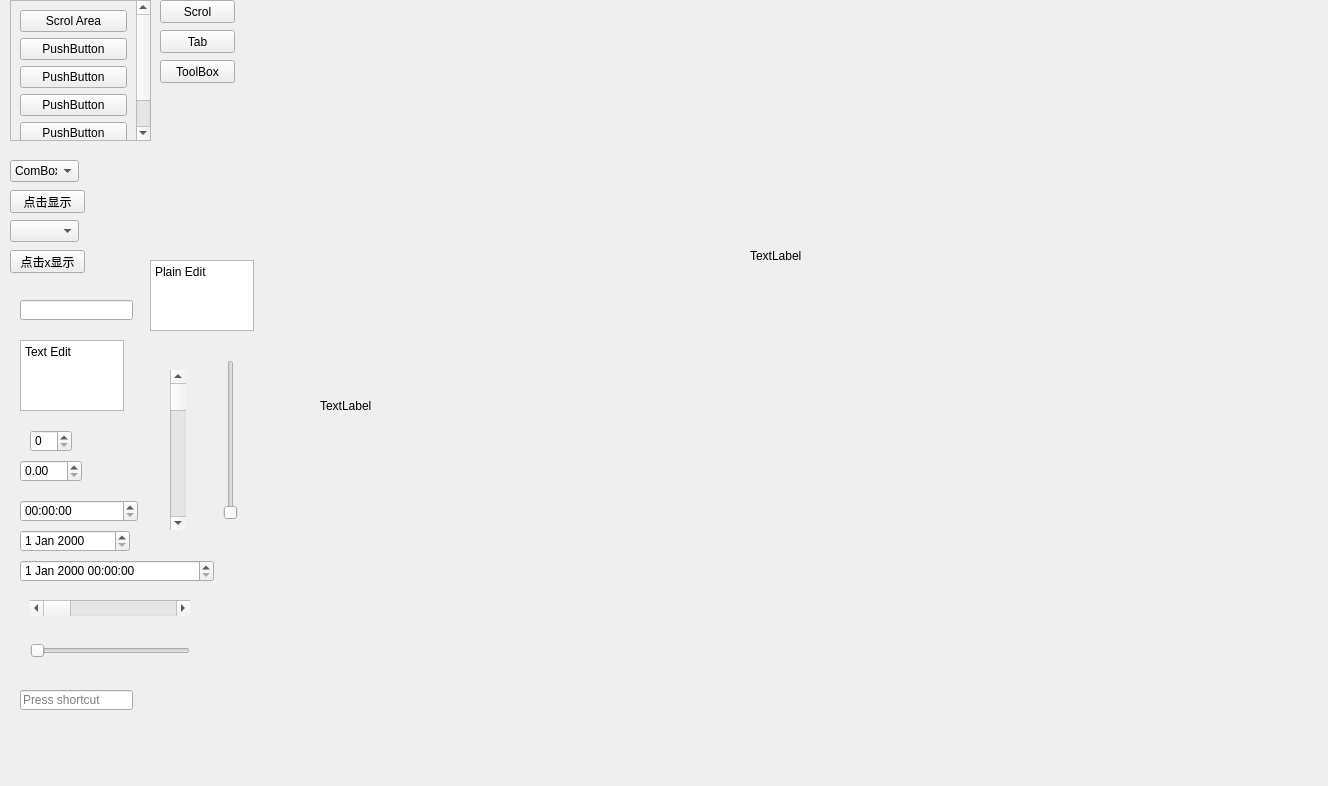
<?xml version="1.0" encoding="UTF-8"?>
<ui version="4.0">
 <class>Widget</class>
 <widget class="QWidget" name="Widget">
  <property name="geometry">
   <rect>
    <x>0</x>
    <y>0</y>
    <width>1328</width>
    <height>786</height>
   </rect>
  </property>
  <property name="windowTitle">
   <string>Widget</string>
  </property>
  <widget class="QStackedWidget" name="stackedWidget">
   <property name="geometry">
    <rect>
     <x>0</x>
     <y>0</y>
     <width>171</width>
     <height>161</height>
    </rect>
   </property>
   <property name="currentIndex">
    <number>2</number>
   </property>
   <widget class="QWidget" name="page_4">
    <widget class="QTabWidget" name="tabWidget">
     <property name="geometry">
      <rect>
       <x>10</x>
       <y>10</y>
       <width>181</width>
       <height>111</height>
      </rect>
     </property>
     <property name="currentIndex">
      <number>0</number>
     </property>
     <widget class="QWidget" name="tab">
      <attribute name="title">
       <string>Tab 1</string>
      </attribute>
     </widget>
     <widget class="QWidget" name="tab_3">
      <attribute name="title">
       <string>tab Widget</string>
      </attribute>
     </widget>
     <widget class="QWidget" name="tab_2">
      <attribute name="title">
       <string>Tab 2</string>
      </attribute>
     </widget>
    </widget>
   </widget>
   <widget class="QWidget" name="page_6">
    <widget class="QToolBox" name="toolBox">
     <property name="geometry">
      <rect>
       <x>10</x>
       <y>10</y>
       <width>69</width>
       <height>121</height>
      </rect>
     </property>
     <property name="currentIndex">
      <number>2</number>
     </property>
     <widget class="QWidget" name="page">
      <property name="geometry">
       <rect>
        <x>0</x>
        <y>0</y>
        <width>69</width>
        <height>43</height>
       </rect>
      </property>
      <attribute name="label">
       <string>Page 1</string>
      </attribute>
     </widget>
     <widget class="QWidget" name="page_2">
      <property name="geometry">
       <rect>
        <x>0</x>
        <y>0</y>
        <width>69</width>
        <height>43</height>
       </rect>
      </property>
      <attribute name="label">
       <string>Page 2</string>
      </attribute>
     </widget>
     <widget class="QWidget" name="page_3">
      <attribute name="label">
       <string>Tool Box</string>
      </attribute>
     </widget>
    </widget>
   </widget>
   <widget class="QWidget" name="page_5">
    <widget class="QScrollArea" name="scrollArea">
     <property name="geometry">
      <rect>
       <x>10</x>
       <y>0</y>
       <width>141</width>
       <height>141</height>
      </rect>
     </property>
     <property name="widgetResizable">
      <bool>true</bool>
     </property>
     <widget class="QWidget" name="scrollAreaWidgetContents">
      <property name="geometry">
       <rect>
        <x>0</x>
        <y>0</y>
        <width>122</width>
        <height>186</height>
       </rect>
      </property>
      <layout class="QVBoxLayout" name="verticalLayout">
       <item>
        <widget class="QPushButton" name="pushButton_2">
         <property name="text">
          <string>Scrol Area</string>
         </property>
        </widget>
       </item>
       <item>
        <widget class="QPushButton" name="pushButton_3">
         <property name="text">
          <string>PushButton</string>
         </property>
        </widget>
       </item>
       <item>
        <widget class="QPushButton" name="pushButton_6">
         <property name="text">
          <string>PushButton</string>
         </property>
        </widget>
       </item>
       <item>
        <widget class="QPushButton" name="pushButton">
         <property name="text">
          <string>PushButton</string>
         </property>
        </widget>
       </item>
       <item>
        <widget class="QPushButton" name="pushButton_4">
         <property name="text">
          <string>PushButton</string>
         </property>
        </widget>
       </item>
       <item>
        <widget class="QPushButton" name="pushButton_5">
         <property name="text">
          <string>PushButton</string>
         </property>
        </widget>
       </item>
      </layout>
     </widget>
    </widget>
   </widget>
  </widget>
  <widget class="QPushButton" name="BtnScrol">
   <property name="geometry">
    <rect>
     <x>160</x>
     <y>0</y>
     <width>75</width>
     <height>23</height>
    </rect>
   </property>
   <property name="text">
    <string>Scrol</string>
   </property>
  </widget>
  <widget class="QPushButton" name="BtnTab">
   <property name="geometry">
    <rect>
     <x>160</x>
     <y>30</y>
     <width>75</width>
     <height>23</height>
    </rect>
   </property>
   <property name="text">
    <string>Tab</string>
   </property>
  </widget>
  <widget class="QPushButton" name="BtnToolBox">
   <property name="geometry">
    <rect>
     <x>160</x>
     <y>60</y>
     <width>75</width>
     <height>23</height>
    </rect>
   </property>
   <property name="text">
    <string>ToolBox</string>
   </property>
  </widget>
  <widget class="QComboBox" name="comboBox">
   <property name="geometry">
    <rect>
     <x>10</x>
     <y>160</y>
     <width>69</width>
     <height>22</height>
    </rect>
   </property>
   <item>
    <property name="text">
     <string>ComBox</string>
    </property>
   </item>
   <item>
    <property name="text">
     <string>ui界面创建</string>
    </property>
   </item>
  </widget>
  <widget class="QComboBox" name="comboBox_2">
   <property name="geometry">
    <rect>
     <x>10</x>
     <y>220</y>
     <width>69</width>
     <height>22</height>
    </rect>
   </property>
  </widget>
  <widget class="QPushButton" name="pushButton_7">
   <property name="geometry">
    <rect>
     <x>10</x>
     <y>190</y>
     <width>75</width>
     <height>23</height>
    </rect>
   </property>
   <property name="text">
    <string>点击显示</string>
   </property>
  </widget>
  <widget class="QPushButton" name="pushButton_8">
   <property name="geometry">
    <rect>
     <x>10</x>
     <y>250</y>
     <width>75</width>
     <height>23</height>
    </rect>
   </property>
   <property name="text">
    <string>点击x显示</string>
   </property>
  </widget>
  <widget class="QLineEdit" name="lineEdit">
   <property name="geometry">
    <rect>
     <x>20</x>
     <y>300</y>
     <width>113</width>
     <height>20</height>
    </rect>
   </property>
  </widget>
  <widget class="QTextEdit" name="textEdit">
   <property name="geometry">
    <rect>
     <x>20</x>
     <y>340</y>
     <width>104</width>
     <height>71</height>
    </rect>
   </property>
   <property name="html">
    <string>&lt;!DOCTYPE HTML PUBLIC &quot;-//W3C//DTD HTML 4.0//EN&quot; &quot;http://www.w3.org/TR/REC-html40/strict.dtd&quot;&gt;
&lt;html&gt;&lt;head&gt;&lt;meta name=&quot;qrichtext&quot; content=&quot;1&quot; /&gt;&lt;style type=&quot;text/css&quot;&gt;
p, li { white-space: pre-wrap; }
&lt;/style&gt;&lt;/head&gt;&lt;body style=&quot; font-family:'SimSun'; font-size:9pt; font-weight:400; font-style:normal;&quot;&gt;
&lt;p style=&quot; margin-top:0px; margin-bottom:0px; margin-left:0px; margin-right:0px; -qt-block-indent:0; text-indent:0px;&quot;&gt;&lt;span style=&quot; font-family:'SimSun';&quot;&gt;Text Edit&lt;/span&gt;&lt;/p&gt;&lt;/body&gt;&lt;/html&gt;</string>
   </property>
  </widget>
  <widget class="QSpinBox" name="spinBox">
   <property name="geometry">
    <rect>
     <x>30</x>
     <y>430</y>
     <width>42</width>
     <height>22</height>
    </rect>
   </property>
  </widget>
  <widget class="QDoubleSpinBox" name="doubleSpinBox">
   <property name="geometry">
    <rect>
     <x>20</x>
     <y>460</y>
     <width>62</width>
     <height>22</height>
    </rect>
   </property>
  </widget>
  <widget class="QTimeEdit" name="timeEdit">
   <property name="geometry">
    <rect>
     <x>20</x>
     <y>500</y>
     <width>118</width>
     <height>22</height>
    </rect>
   </property>
  </widget>
  <widget class="QDateEdit" name="dateEdit">
   <property name="geometry">
    <rect>
     <x>20</x>
     <y>530</y>
     <width>110</width>
     <height>22</height>
    </rect>
   </property>
  </widget>
  <widget class="QDateTimeEdit" name="dateTimeEdit">
   <property name="geometry">
    <rect>
     <x>20</x>
     <y>560</y>
     <width>194</width>
     <height>22</height>
    </rect>
   </property>
  </widget>
  <widget class="QScrollBar" name="horizontalScrollBar">
   <property name="geometry">
    <rect>
     <x>30</x>
     <y>600</y>
     <width>160</width>
     <height>16</height>
    </rect>
   </property>
   <property name="orientation">
    <enum>Qt::Horizontal</enum>
   </property>
  </widget>
  <widget class="QScrollBar" name="verticalScrollBar">
   <property name="geometry">
    <rect>
     <x>170</x>
     <y>370</y>
     <width>16</width>
     <height>160</height>
    </rect>
   </property>
   <property name="orientation">
    <enum>Qt::Vertical</enum>
   </property>
  </widget>
  <widget class="QSlider" name="horizontalSlider">
   <property name="geometry">
    <rect>
     <x>30</x>
     <y>640</y>
     <width>160</width>
     <height>22</height>
    </rect>
   </property>
   <property name="orientation">
    <enum>Qt::Horizontal</enum>
   </property>
  </widget>
  <widget class="QSlider" name="verticalSlider">
   <property name="geometry">
    <rect>
     <x>220</x>
     <y>360</y>
     <width>22</width>
     <height>160</height>
    </rect>
   </property>
   <property name="orientation">
    <enum>Qt::Vertical</enum>
   </property>
  </widget>
  <widget class="QKeySequenceEdit" name="keySequenceEdit">
   <property name="geometry">
    <rect>
     <x>20</x>
     <y>690</y>
     <width>113</width>
     <height>20</height>
    </rect>
   </property>
  </widget>
  <widget class="QPlainTextEdit" name="plainTextEdit">
   <property name="geometry">
    <rect>
     <x>150</x>
     <y>260</y>
     <width>104</width>
     <height>71</height>
    </rect>
   </property>
   <property name="plainText">
    <string>Plain Edit
</string>
   </property>
  </widget>
  <widget class="QLabel" name="label">
   <property name="geometry">
    <rect>
     <x>750</x>
     <y>80</y>
     <width>341</width>
     <height>351</height>
    </rect>
   </property>
   <property name="text">
    <string>TextLabel</string>
   </property>
  </widget>
  <widget class="QLabel" name="label_2">
   <property name="geometry">
    <rect>
     <x>320</x>
     <y>230</y>
     <width>381</width>
     <height>351</height>
    </rect>
   </property>
   <property name="text">
    <string>TextLabel</string>
   </property>
  </widget>
 </widget>
 <resources/>
 <connections/>
</ui>
